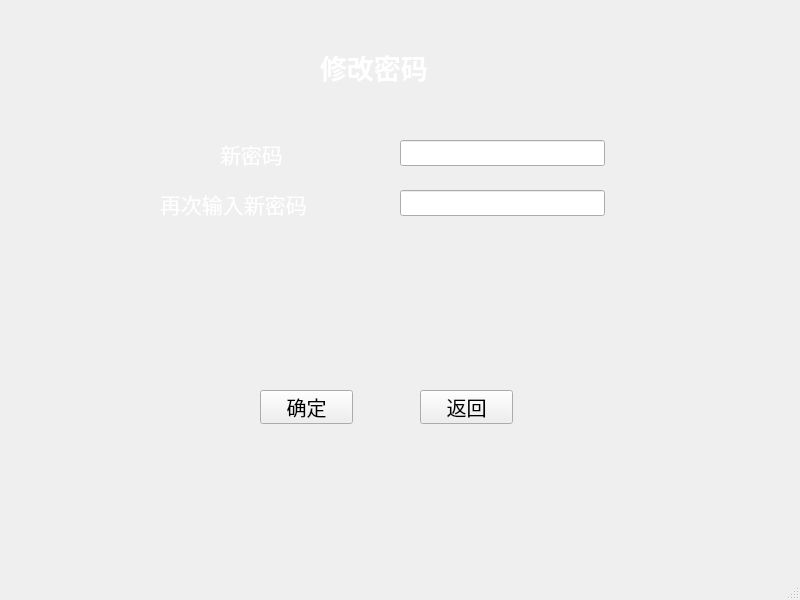
<?xml version="1.0" encoding="UTF-8"?>
<ui version="4.0">
 <class>change_password</class>
 <widget class="QMainWindow" name="change_password">
  <property name="geometry">
   <rect>
    <x>0</x>
    <y>0</y>
    <width>800</width>
    <height>600</height>
   </rect>
  </property>
  <property name="windowTitle">
   <string>Password</string>
  </property>
  <property name="windowIcon">
   <iconset resource="image.qrc">
    <normaloff>:/new/prefix1/icon.png</normaloff>:/new/prefix1/icon.png</iconset>
  </property>
  <widget class="QWidget" name="centralwidget">
   <property name="styleSheet">
    <string notr="true">#centralwidget{
border-image:url(:/new/prefix1/5.jpg);
}</string>
   </property>
   <widget class="QLabel" name="label">
    <property name="geometry">
     <rect>
      <x>320</x>
      <y>50</y>
      <width>136</width>
      <height>33</height>
     </rect>
    </property>
    <property name="font">
     <font>
      <pointsize>20</pointsize>
      <weight>75</weight>
      <bold>true</bold>
     </font>
    </property>
    <property name="styleSheet">
     <string notr="true">#label
{
	color:rgb(255, 255, 255)
}</string>
    </property>
    <property name="text">
     <string>修改密码</string>
    </property>
   </widget>
   <widget class="QLabel" name="label_2">
    <property name="geometry">
     <rect>
      <x>220</x>
      <y>140</y>
      <width>81</width>
      <height>27</height>
     </rect>
    </property>
    <property name="font">
     <font>
      <pointsize>16</pointsize>
     </font>
    </property>
    <property name="styleSheet">
     <string notr="true">#label_2
{
	color:rgb(255, 255, 255)
}</string>
    </property>
    <property name="text">
     <string>新密码</string>
    </property>
   </widget>
   <widget class="QLabel" name="label_3">
    <property name="geometry">
     <rect>
      <x>160</x>
      <y>190</y>
      <width>189</width>
      <height>27</height>
     </rect>
    </property>
    <property name="font">
     <font>
      <pointsize>16</pointsize>
     </font>
    </property>
    <property name="styleSheet">
     <string notr="true">#label_3
{
	color:rgb(255, 255, 255)
}</string>
    </property>
    <property name="text">
     <string>再次输入新密码</string>
    </property>
   </widget>
   <widget class="QLineEdit" name="lineEdit">
    <property name="geometry">
     <rect>
      <x>400</x>
      <y>140</y>
      <width>205</width>
      <height>26</height>
     </rect>
    </property>
    <property name="font">
     <font>
      <pointsize>11</pointsize>
     </font>
    </property>
    <property name="echoMode">
     <enum>QLineEdit::Password</enum>
    </property>
    <property name="clearButtonEnabled">
     <bool>true</bool>
    </property>
   </widget>
   <widget class="QLineEdit" name="lineEdit_2">
    <property name="geometry">
     <rect>
      <x>400</x>
      <y>190</y>
      <width>205</width>
      <height>26</height>
     </rect>
    </property>
    <property name="font">
     <font>
      <pointsize>11</pointsize>
     </font>
    </property>
    <property name="echoMode">
     <enum>QLineEdit::Password</enum>
    </property>
    <property name="clearButtonEnabled">
     <bool>true</bool>
    </property>
   </widget>
   <widget class="QPushButton" name="pushButton">
    <property name="geometry">
     <rect>
      <x>260</x>
      <y>390</y>
      <width>93</width>
      <height>34</height>
     </rect>
    </property>
    <property name="font">
     <font>
      <pointsize>15</pointsize>
     </font>
    </property>
    <property name="text">
     <string>确定</string>
    </property>
   </widget>
   <widget class="QPushButton" name="pushButton_2">
    <property name="geometry">
     <rect>
      <x>420</x>
      <y>390</y>
      <width>93</width>
      <height>34</height>
     </rect>
    </property>
    <property name="font">
     <font>
      <pointsize>15</pointsize>
     </font>
    </property>
    <property name="text">
     <string>返回</string>
    </property>
   </widget>
  </widget>
  <widget class="QMenuBar" name="menubar">
   <property name="geometry">
    <rect>
     <x>0</x>
     <y>0</y>
     <width>800</width>
     <height>26</height>
    </rect>
   </property>
  </widget>
  <widget class="QStatusBar" name="statusbar"/>
 </widget>
 <resources>
  <include location="image.qrc"/>
 </resources>
 <connections/>
</ui>
